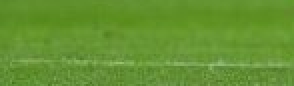
//> input picture resource/13/grass.png, 147 x 43 px (shown 2 times larger)
$ ./backprojection_example   (built with g++ and OpenCV 4)
//> lines starting //> are read from the running program, lines starting //| are printed output that depends on the picture; after the words box and inside, x2 and y2 are one past the last pixel; in counts of white or black regions, pixels touching at a corner belong together
#include <iostream>
#include <vector>
#include <string>
#include <sstream>
#include <opencv2/opencv.hpp>

#define RESOURCE_DIR "../resource/"

void backprojection_example()
{
    cv::Mat grass = cv::imread(RESOURCE_DIR"/13/grass.png");
//> grass is the input picture: 43 rows x 147 cols, CV_8UC3; mean B, G, R 49, 147.1, 100.3
    if(grass.empty())
    {
        std::cout << "grass img is empty" << std::endl;
        return;
    }
    cv::imshow("grass", grass);

    cv::Mat grass_hsv;
    cv::cvtColor(grass, grass_hsv, cv::COLOR_BGR2HSV);
//> grass_hsv: 43 rows x 147 cols, CV_8UC3; mean H, S, V 44.4, 170.4, 147.1

    int h_bins = 8;
    int s_bins = 8;
    float h_ranges[] = {0, 180};
    float s_ranges[] = {0, 255};


    cv::Mat grass_hist;
    int grass_channel[] = {0, 1};

    int grass_hist_size[] = {h_bins, s_bins};
    const float* grass_ranges[] = {h_ranges, s_ranges};
    cv::calcHist(&grass_hsv, 1, grass_channel, cv::noArray(), grass_hist, 2, grass_hist_size, grass_ranges);

    cv::Mat messi = cv::imread(RESOURCE_DIR"/13/messi.png");
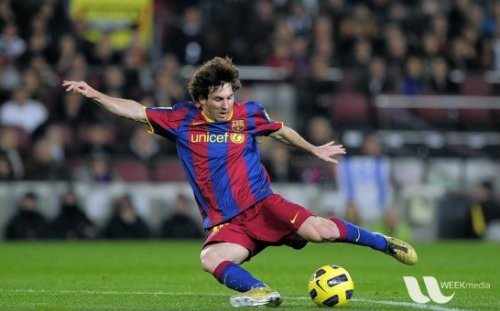
//> input picture resource/13/messi.png, 500 x 311 px
//> messi is the input picture: 311 rows x 500 cols, CV_8UC3; mean B, G, R 72.1, 85.2, 81.7
    if(messi.empty())
    {
        std::cout << "messi img is empty" << std::endl;
        return;
    }
    cv::imshow("messi", messi);

    cv::Mat messi_hsv;
    cv::Mat backproject;
    cv::cvtColor(messi, messi_hsv, cv::COLOR_BGR2HSV);
//> messi_hsv: 311 rows x 500 cols, CV_8UC3; mean H, S, V 83, 86.8, 99.1
    int messi_channel[] = {0, 1};
    const float* messi_ranges[] = {h_ranges, s_ranges};
    cv::calcBackProject(&messi_hsv, 1, messi_channel, grass_hist, backproject, messi_ranges);
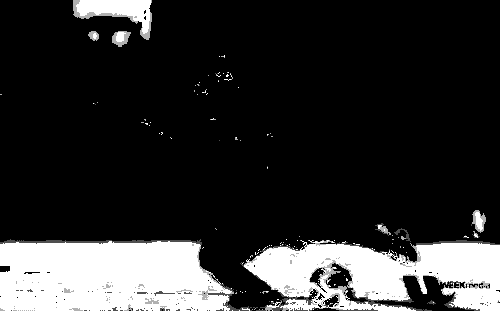
//> backproject: 311 rows x 500 cols, CV_8UC1; min 0, max 255, mean 47


    cv::imshow("backprojection", backproject);

    cv::Mat backprojectInv;
    cv::threshold(backproject, backprojectInv, 255/2, 255, cv::THRESH_BINARY_INV);
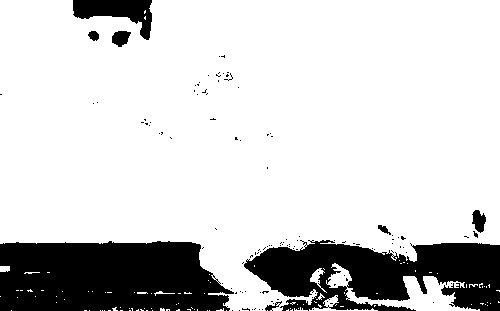
//> backprojectInv: 311 rows x 500 cols, CV_8UC1; 81.5% white; 117 black regions (109 under 20 px), largest, box (x1, y1, x2, y2) and area: (0, 241, 234, 311) 14252, (244, 240, 500, 311) 12067, (73, 0, 152, 40) 1575
    cv::imshow("backprojection-inv", backprojectInv);


    cv::Mat grassImg (messi.size(), messi.type(), cv::Scalar(255,255,255));
    cv::Mat messiImg (messi.size(), messi.type(), cv::Scalar(255,255,255));

    messi.copyTo(grassImg, backproject);
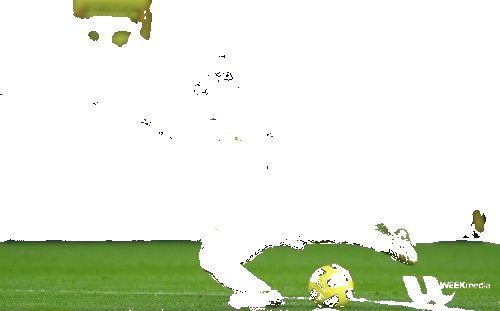
//> grassImg: 311 rows x 500 cols, CV_8UC3; mean B, G, R 214.4, 232.2, 224.2
    messi.copyTo(messiImg, backprojectInv);
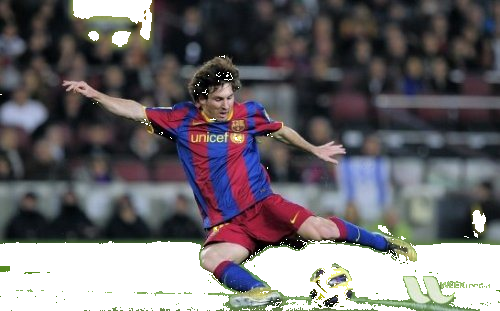
//> messiImg: 311 rows x 500 cols, CV_8UC3; mean B, G, R 110.1, 106.2, 110.1

    cv::imshow("messiImg", messiImg);
    cv::imshow("grassImg", grassImg);

    cv::waitKey(0);
    cv::destroyAllWindows();
}


int main(int argc, char const *argv[])
{
    backprojection_example();
    return 0;
}
